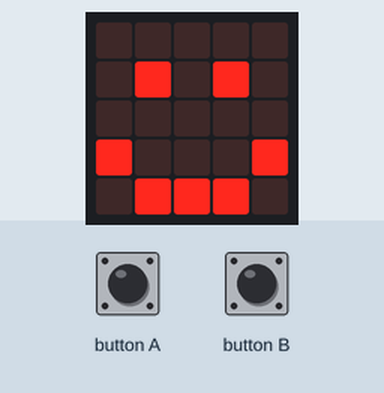
The program below on a simulated BBC micro:bit (MakeCode). Shown: the board's 5×5 LED display. Inputs (shaded band) come from the test bench.

Above: at 0.1 s.
2.4 s: button A pressed for 0.15 s
At 2.9 s:
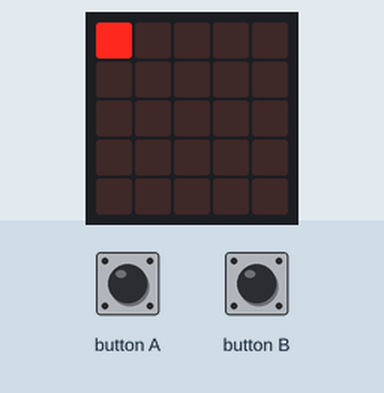
At 5.2 s:
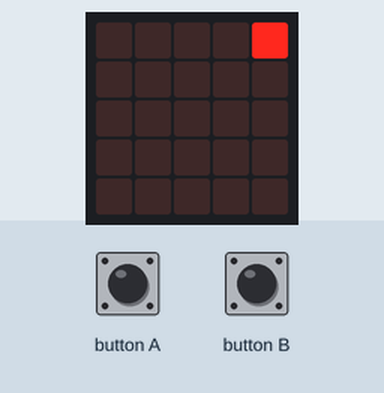
5.5 s: button B pressed for 0.15 s
At 6.0 s:
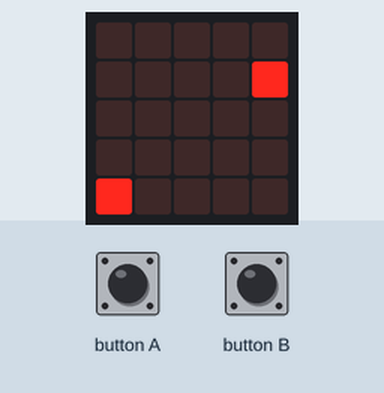
Timing chart, 0 to 8.5 s (numbered marks = the images above; inputs shaded):
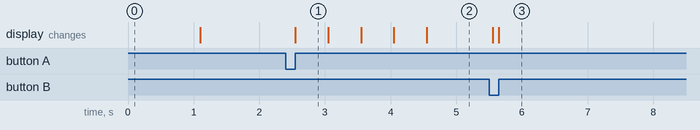

The program:

main.ts
```typescript
// (licence header left out)
// variables
let sprite: game.LedSprite = null
let loopCounterX = 0
let loopCounterY = 0


// setup
basic.showIcon(IconNames.Happy)
basic.pause(500)
basic.clearScreen()

// when "A" is pressed, the pixels move down in a diagnol
input.onButtonPressed(Button.A, function () {
    // setup
    basic.clearScreen()
    loopCounterX = 0
    sprite = game.createSprite(0, 0)

    while (loopCounterY <= 4) {
        sprite.set(LedSpriteProperty.X, loopCounterY)
        loopCounterY = loopCounterY + 1
        basic.pause(500)
    }
    while (loopCounterX <= 4) {
        sprite.set(LedSpriteProperty.Y, loopCounterX)
        loopCounterX = loopCounterX + 1
        basic.pause(500)
    }
    while (loopCounterY >= 0) {
        sprite.set(LedSpriteProperty.X, loopCounterY)
        loopCounterY = loopCounterY - 1
        basic.pause(500)
    }
    while (loopCounterX >= 0) {
        sprite.set(LedSpriteProperty.Y, loopCounterX)
        loopCounterX = loopCounterX - 1
        basic.pause(500)
    }

    sprite.delete()
    basic.showIcon(IconNames.Happy)
})

// when "B" is pressed, the pixels move around the outside edge of the LED matrix
input.onButtonPressed(Button.B, function () {
    // setup
    basic.clearScreen()
    loopCounterX = 5
    sprite = game.createSprite(0, 0)

    while (loopCounterX <= 4) {
        sprite.set(LedSpriteProperty.Y, loopCounterX)
        loopCounterX = loopCounterX + 1
        basic.pause(500)
    }
    while (loopCounterY <= 4) {
        sprite.set(LedSpriteProperty.X, loopCounterY)
        loopCounterY = loopCounterY + 1
        basic.pause(500)
    }
    while (loopCounterX >= 0) {
        sprite.set(LedSpriteProperty.Y, loopCounterX)
        loopCounterX = loopCounterX - 1
        basic.pause(500)
    }
    while (loopCounterY >= 0) {
        sprite.set(LedSpriteProperty.X, loopCounterY)
        loopCounterY = loopCounterY - 1
        basic.pause(500)
    }
    sprite.delete()
    basic.showIcon(IconNames.Happy)
})
```

Measured:
- after the input at 2.4 s, the display: changes after 0.15 s (image 1)
- after the input at 5.5 s, the display: first differs from a run without the input after 0.15 s (image 3)
- what the display in image 1 shows lasts 0.5 s, from 2.6 s to 3.1 s
